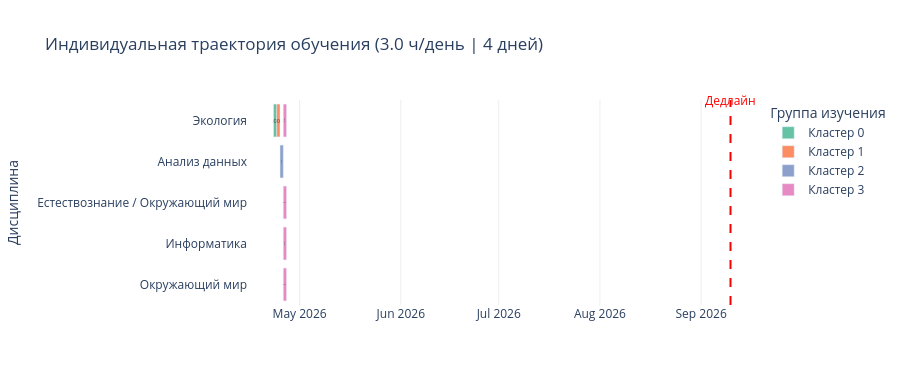

Here is the notebook cell this chart was saved with:
### Markdown cell above
## 4. Демо-запуск (без виджетов)

Если виджеты недоступны в вашей среде — запустите эту ячейку для демонстрации:

### Code cell
# Параметры демо-пользователя
DEMO_STUDIED      = []           # Уже изученные предметы (пусто — проходим всё)
DEMO_DAILY_HOURS  = 3.0          # Часов в день
DEMO_TOTAL_WEEKS  = 20           # Недель на весь курс
DEMO_START        = datetime.today().replace(hour=0, minute=0, second=0, microsecond=0)
DEMO_PARALLEL     = True         # Использовать параллельное изучение

deadline_demo = DEMO_START + timedelta(weeks=DEMO_TOTAL_WEEKS)

gantt_demo, total_days_demo = build_trajectory(
    df, DEMO_STUDIED, DEMO_DAILY_HOURS, DEMO_TOTAL_WEEKS, DEMO_START, DEMO_PARALLEL
)
visualize_trajectory(gantt_demo, total_days_demo, DEMO_DAILY_HOURS,
                     DEMO_START, deadline_demo, DEMO_STUDIED)

### Figure 1 — Plotly figure (JSON) as saved in the notebook; plotly's stock layout.template omitted (floating-point values rounded to 4 significant figures)
{"data": [{"alignmentgroup": "True", "base": ["2026-04-23T00:00:00"], "customdata": [[1, 0]], "hovertemplate": "Группа изучения=Кластер 0<br>Начало=%{base}<br>Конец=%{x}<br>Дисциплина=%{y}<br>Часов=%{customdata[1]}<br>Материалов=%{customdata[0]}<extra></extra>", "legendgroup": "Кластер 0", "marker": {"color": "rgb(102,194,165)", "pattern": {"shape": ""}}, "name": "Кластер 0", "offsetgroup": "Кластер 0", "orientation": "h", "showlegend": true, "text": [0], "textposition": "inside", "type": "bar", "x": [86400000], "xaxis": "x", "y": ["Экология"], "yaxis": "y"}, {"alignmentgroup": "True", "base": ["2026-04-24T00:00:00"], "customdata": [[1, 0]], "hovertemplate": "Группа изучения=Кластер 1<br>Начало=%{base}<br>Конец=%{x}<br>Дисциплина=%{y}<br>Часов=%{customdata[1]}<br>Материалов=%{customdata[0]}<extra></extra>", "legendgroup": "Кластер 1", "marker": {"color": "rgb(252,141,98)", "pattern": {"shape": ""}}, "name": "Кластер 1", "offsetgroup": "Кластер 1", "orientation": "h", "showlegend": true, "text": [0], "textposition": "inside", "type": "bar", "x": [86400000], "xaxis": "x", "y": ["Экология"], "yaxis": "y"}, {"alignmentgroup": "True", "base": ["2026-04-25T00:00:00"], "customdata": [[1, 0.9]], "hovertemplate": "Группа изучения=Кластер 2<br>Начало=%{base}<br>Конец=%{x}<br>Дисциплина=%{y}<br>Часов=%{customdata[1]}<br>Материалов=%{customdata[0]}<extra></extra>", "legendgroup": "Кластер 2", "marker": {"color": "rgb(141,160,203)", "pattern": {"shape": ""}}, "name": "Кластер 2", "offsetgroup": "Кластер 2", "orientation": "h", "showlegend": true, "text": [0.9], "textposition": "inside", "type": "bar", "x": [86400000], "xaxis": "x", "y": ["Анализ данных"], "yaxis": "y"}, {"alignmentgroup": "True", "base": ["2026-04-26T00:00:00", "2026-04-26T00:00:00", "2026-04-26T00:00:00", "2026-04-26T00:00:00"], "customdata": [[1, 0.1], [2, 0.2], [1, 0.1], [1, 0.2]], "hovertemplate": "Группа изучения=Кластер 3<br>Начало=%{base}<br>Конец=%{x}<br>Дисциплина=%{y}<br>Часов=%{customdata[1]}<br>Материалов=%{customdata[0]}<extra></extra>", "legendgroup": "Кластер 3", "marker": {"color": "rgb(231,138,195)", "pattern": {"shape": ""}}, "name": "Кластер 3", "offsetgroup": "Кластер 3", "orientation": "h", "showlegend": true, "text": [0.1, 0.2, 0.1, 0.2], "textposition": "inside", "type": "bar", "x": [86400000, 86400000, 86400000, 86400000], "xaxis": "x", "y": ["Естествознание / Окружающий мир", "Информатика", "Окружающий мир", "Экология"], "yaxis": "y"}], "layout": {"annotations": [{"font": {"color": "red"}, "showarrow": false, "text": "Дедлайн", "x": "2026-09-10T00:00:00", "xref": "x", "y": 1, "yref": "paper", "yshift": 10}], "barmode": "overlay", "font": {"size": 12}, "height": 385, "legend": {"title": {"text": "Группа изучения"}, "tracegroupgap": 0}, "plot_bgcolor": "white", "shapes": [{"line": {"color": "red", "dash": "dash"}, "type": "line", "x0": "2026-09-10T00:00:00", "x1": "2026-09-10T00:00:00", "xref": "x", "y0": 0, "y1": 1, "yref": "paper"}], "title": {"text": "Индивидуальная траектория обучения (3.0 ч/день | 4 дней)"}, "xaxis": {"anchor": "y", "domain": [0, 1], "gridcolor": "#eeeeee", "showgrid": true, "type": "date"}, "yaxis": {"anchor": "x", "autorange": "reversed", "domain": [0, 1], "title": {"text": "Дисциплина"}}}}
